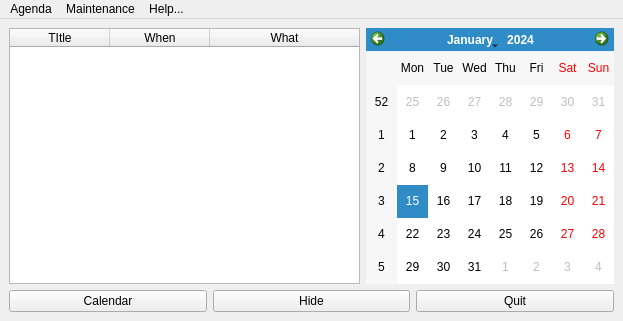
<?xml version="1.0" encoding="UTF-8"?>
<ui version="4.0">
 <class>AgendaMain</class>
 <widget class="QMainWindow" name="AgendaMain">
  <property name="geometry">
   <rect>
    <x>0</x>
    <y>0</y>
    <width>623</width>
    <height>321</height>
   </rect>
  </property>
  <property name="windowTitle">
   <string>Souffleur</string>
  </property>
  <property name="windowIcon">
   <iconset resource="../sched.qrc">
    <normaloff>:/souffleur.png</normaloff>:/souffleur.png</iconset>
  </property>
  <widget class="QWidget" name="centralwidget">
   <layout class="QGridLayout" name="gridLayout">
    <item row="0" column="1">
     <widget class="QCalendarWidget" name="calendarWidget">
      <property name="sizePolicy">
       <sizepolicy hsizetype="Expanding" vsizetype="Expanding">
        <horstretch>20</horstretch>
        <verstretch>20</verstretch>
       </sizepolicy>
      </property>
     </widget>
    </item>
    <item row="1" column="0" colspan="2">
     <layout class="QHBoxLayout" name="horizontalLayout">
      <item>
       <widget class="QPushButton" name="calButton">
        <property name="text">
         <string>Calendar</string>
        </property>
       </widget>
      </item>
      <item>
       <widget class="QPushButton" name="hideButton">
        <property name="text">
         <string>Hide</string>
        </property>
       </widget>
      </item>
      <item>
       <widget class="QPushButton" name="quitButton">
        <property name="text">
         <string>Quit</string>
        </property>
       </widget>
      </item>
     </layout>
    </item>
    <item row="0" column="0">
     <widget class="agenda::EventTable" name="activityList">
      <property name="sizePolicy">
       <sizepolicy hsizetype="Expanding" vsizetype="Expanding">
        <horstretch>30</horstretch>
        <verstretch>20</verstretch>
       </sizepolicy>
      </property>
      <attribute name="horizontalHeaderStretchLastSection">
       <bool>true</bool>
      </attribute>
      <attribute name="verticalHeaderVisible">
       <bool>false</bool>
      </attribute>
      <column>
       <property name="text">
        <string>TItle</string>
       </property>
      </column>
      <column>
       <property name="text">
        <string>When</string>
       </property>
      </column>
      <column>
       <property name="text">
        <string>What</string>
       </property>
      </column>
     </widget>
    </item>
   </layout>
  </widget>
  <widget class="QMenuBar" name="menubar">
   <property name="geometry">
    <rect>
     <x>0</x>
     <y>0</y>
     <width>623</width>
     <height>25</height>
    </rect>
   </property>
   <widget class="QMenu" name="menuAgenda">
    <property name="title">
     <string>Agenda</string>
    </property>
    <addaction name="actionNewItem"/>
    <addaction name="separator"/>
    <addaction name="actionSettings"/>
    <addaction name="separator"/>
    <addaction name="actionRestart"/>
    <addaction name="actionQuit"/>
   </widget>
   <widget class="QMenu" name="menuHelp">
    <property name="title">
     <string>Help...</string>
    </property>
    <addaction name="actionAbout"/>
   </widget>
   <widget class="QMenu" name="menuMaintenance">
    <property name="title">
     <string>Maintenance</string>
    </property>
    <addaction name="actionClearOld"/>
   </widget>
   <addaction name="menuAgenda"/>
   <addaction name="menuMaintenance"/>
   <addaction name="menuHelp"/>
  </widget>
  <action name="actionSettings">
   <property name="text">
    <string>Settings</string>
   </property>
  </action>
  <action name="actionQuit">
   <property name="text">
    <string>Quit</string>
   </property>
  </action>
  <action name="actionAbout">
   <property name="text">
    <string>About</string>
   </property>
  </action>
  <action name="actionNewItem">
   <property name="text">
    <string>New Item</string>
   </property>
  </action>
  <action name="actionClearOld">
   <property name="text">
    <string>Clear Old</string>
   </property>
  </action>
  <action name="actionRestart">
   <property name="text">
    <string>Restart</string>
   </property>
  </action>
 </widget>
 <customwidgets>
  <customwidget>
   <class>agenda::EventTable</class>
   <extends>QTableWidget</extends>
   <header location="global">../../src/event-table.h</header>
  </customwidget>
 </customwidgets>
 <resources>
  <include location="../sched.qrc"/>
 </resources>
 <connections/>
</ui>
